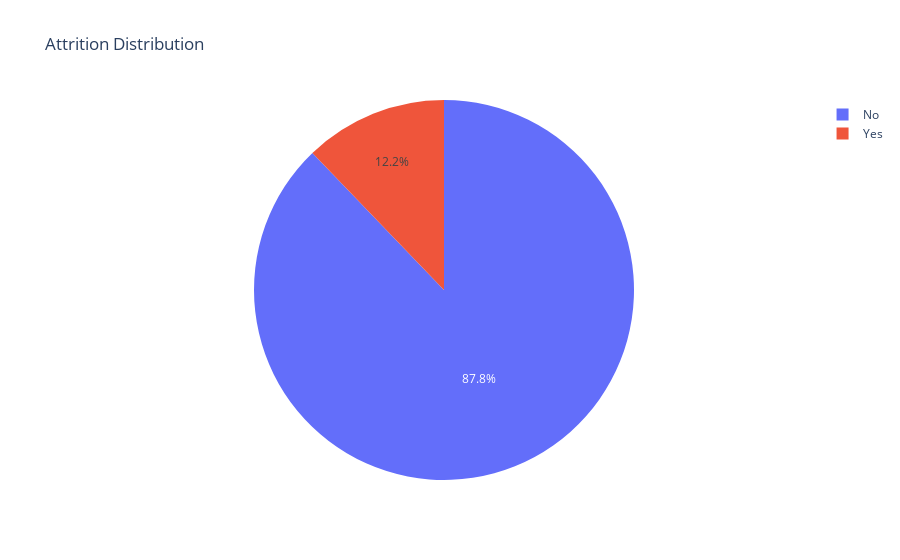

Source (notebook cell):
### Markdown cell above
## Bagaimana distribusi karyawan dengan status attrition and non-attrition secara keseluruhan?

### Code cell
attrition_counts = df['Attrition'].value_counts()

fig = px.pie(attrition_counts, values=attrition_counts.values, names=attrition_counts.index, 
             title='Attrition Distribution', 
             labels={'names': 'Attrition Status'})

fig.show()

### Figure 1 — Plotly figure (JSON) as saved in the notebook; plotly's stock layout.template omitted (floating-point values rounded to 4 significant figures)
{"data": [{"domain": {"x": [0, 1], "y": [0, 1]}, "hovertemplate": "Attrition=%{label}<br>value=%{value}<extra></extra>", "labels": ["No", "Yes"], "legendgroup": "", "name": "", "showlegend": true, "type": "pie", "values": [1291, 179]}], "layout": {"legend": {"tracegroupgap": 0}, "title": {"text": "Attrition Distribution"}}}
